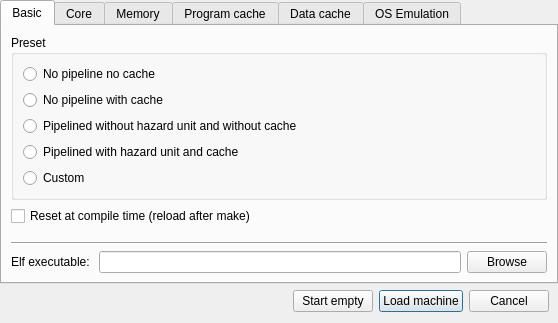
<?xml version="1.0" encoding="UTF-8"?>
<ui version="4.0">
 <class>NewDialog</class>
 <widget class="QDialog" name="NewDialog">
  <property name="geometry">
   <rect>
    <x>0</x>
    <y>0</y>
    <width>558</width>
    <height>323</height>
   </rect>
  </property>
  <property name="windowTitle">
   <string>Dialog</string>
  </property>
  <property name="modal">
   <bool>true</bool>
  </property>
  <layout class="QVBoxLayout" name="verticalLayout">
   <property name="leftMargin">
    <number>0</number>
   </property>
   <property name="topMargin">
    <number>0</number>
   </property>
   <property name="rightMargin">
    <number>0</number>
   </property>
   <item>
    <widget class="QTabWidget" name="tabWidget">
     <property name="currentIndex">
      <number>0</number>
     </property>
     <widget class="QWidget" name="tab">
      <attribute name="title">
       <string>Basic</string>
      </attribute>
      <layout class="QVBoxLayout" name="verticalLayout_5">
       <item>
        <widget class="QGroupBox" name="preset_box">
         <property name="title">
          <string>Preset</string>
         </property>
         <layout class="QVBoxLayout" name="verticalLayout_6">
          <item>
           <widget class="QRadioButton" name="preset_no_pipeline">
            <property name="text">
             <string>No pipeline no cache</string>
            </property>
           </widget>
          </item>
          <item>
           <widget class="QRadioButton" name="preset_no_pipeline_cache">
            <property name="text">
             <string>No pipeline with cache</string>
            </property>
           </widget>
          </item>
          <item>
           <widget class="QRadioButton" name="preset_pipelined_bare">
            <property name="text">
             <string>Pipelined without hazard unit and without cache</string>
            </property>
           </widget>
          </item>
          <item>
           <widget class="QRadioButton" name="preset_pipelined">
            <property name="text">
             <string>Pipelined with hazard unit and cache</string>
            </property>
           </widget>
          </item>
          <item>
           <widget class="QRadioButton" name="preset_custom">
            <property name="text">
             <string>Custom</string>
            </property>
           </widget>
          </item>
         </layout>
        </widget>
       </item>
       <item>
        <widget class="QCheckBox" name="reset_at_compile">
         <property name="text">
          <string>Reset at compile time (reload after make)</string>
         </property>
        </widget>
       </item>
       <item>
        <spacer name="verticalSpacer_3">
         <property name="orientation">
          <enum>Qt::Vertical</enum>
         </property>
         <property name="sizeHint" stdset="0">
          <size>
           <width>20</width>
           <height>40</height>
          </size>
         </property>
        </spacer>
       </item>
       <item>
        <widget class="Line" name="line_2">
         <property name="orientation">
          <enum>Qt::Horizontal</enum>
         </property>
        </widget>
       </item>
       <item>
        <layout class="QHBoxLayout" name="horizontalLayout_3">
         <item>
          <widget class="QLabel" name="label">
           <property name="text">
            <string>Elf executable: </string>
           </property>
          </widget>
         </item>
         <item>
          <widget class="QLineEdit" name="elf_file"/>
         </item>
         <item>
          <widget class="QPushButton" name="pushButton_browse">
           <property name="text">
            <string>Browse</string>
           </property>
          </widget>
         </item>
        </layout>
       </item>
      </layout>
     </widget>
     <widget class="QWidget" name="tab_core">
      <attribute name="title">
       <string>Core</string>
      </attribute>
      <layout class="QVBoxLayout" name="verticalLayout_2">
       <property name="sizeConstraint">
        <enum>QLayout::SetDefaultConstraint</enum>
       </property>
       <item>
        <widget class="QCheckBox" name="pipelined">
         <property name="text">
          <string>Pipelined</string>
         </property>
        </widget>
       </item>
       <item>
        <widget class="QCheckBox" name="delay_slot">
         <property name="text">
          <string>Delay slot</string>
         </property>
        </widget>
       </item>
       <item>
        <widget class="QGroupBox" name="hazard_unit">
         <property name="title">
          <string>Hazard unit</string>
         </property>
         <property name="checkable">
          <bool>true</bool>
         </property>
         <property name="checked">
          <bool>false</bool>
         </property>
         <layout class="QVBoxLayout" name="verticalLayout_3">
          <item>
           <widget class="QRadioButton" name="hazard_stall">
            <property name="text">
             <string>Stall when hazard is detected</string>
            </property>
           </widget>
          </item>
          <item>
           <widget class="QRadioButton" name="hazard_stall_forward">
            <property name="text">
             <string>Stall or forward when hazard is detected</string>
            </property>
            <property name="checked">
             <bool>true</bool>
            </property>
           </widget>
          </item>
         </layout>
        </widget>
       </item>
       <item>
        <spacer name="verticalSpacer">
         <property name="orientation">
          <enum>Qt::Vertical</enum>
         </property>
         <property name="sizeHint" stdset="0">
          <size>
           <width>20</width>
           <height>40</height>
          </size>
         </property>
        </spacer>
       </item>
      </layout>
     </widget>
     <widget class="QWidget" name="tab_memory">
      <attribute name="title">
       <string>Memory</string>
      </attribute>
      <layout class="QVBoxLayout" name="verticalLayout_4">
       <item>
        <widget class="QCheckBox" name="mem_protec_write">
         <property name="text">
          <string>Program memory write protection</string>
         </property>
        </widget>
       </item>
       <item>
        <widget class="QCheckBox" name="mem_protec_exec">
         <property name="text">
          <string>Data memory executable protection</string>
         </property>
        </widget>
       </item>
       <item>
        <widget class="QGroupBox" name="groupBox">
         <property name="title">
          <string>Access time (in cycles)</string>
         </property>
         <layout class="QFormLayout" name="formLayout">
          <item row="0" column="0">
           <widget class="QLabel" name="label_read">
            <property name="text">
             <string>Read:</string>
            </property>
           </widget>
          </item>
          <item row="0" column="1">
           <widget class="QSpinBox" name="mem_time_read">
            <property name="minimum">
             <number>1</number>
            </property>
            <property name="maximum">
             <number>999999999</number>
            </property>
           </widget>
          </item>
          <item row="1" column="0">
           <widget class="QLabel" name="label_write">
            <property name="text">
             <string>Write:</string>
            </property>
           </widget>
          </item>
          <item row="1" column="1">
           <widget class="QSpinBox" name="mem_time_write">
            <property name="minimum">
             <number>1</number>
            </property>
            <property name="maximum">
             <number>999999999</number>
            </property>
           </widget>
          </item>
          <item row="2" column="0">
           <widget class="QLabel" name="label_burts">
            <property name="text">
             <string>Burst:</string>
            </property>
           </widget>
          </item>
          <item row="2" column="1">
           <widget class="QSpinBox" name="mem_time_burst">
            <property name="minimum">
             <number>0</number>
            </property>
            <property name="maximum">
             <number>999999999</number>
            </property>
           </widget>
          </item>
         </layout>
        </widget>
       </item>
       <item>
        <spacer name="verticalSpacer_2">
         <property name="orientation">
          <enum>Qt::Vertical</enum>
         </property>
         <property name="sizeHint" stdset="0">
          <size>
           <width>20</width>
           <height>40</height>
          </size>
         </property>
        </spacer>
       </item>
      </layout>
     </widget>
     <widget class="QWidget" name="tab_cache_program">
      <attribute name="title">
       <string>Program cache</string>
      </attribute>
     </widget>
     <widget class="QWidget" name="tab_cache_data">
      <attribute name="title">
       <string>Data cache</string>
      </attribute>
     </widget>
     <widget class="QWidget" name="tab_os_emulation">
      <property name="enabled">
       <bool>true</bool>
      </property>
      <attribute name="title">
       <string>OS Emulation</string>
      </attribute>
      <layout class="QVBoxLayout" name="verticalLayout_7">
       <item>
        <widget class="QCheckBox" name="osemu_enable">
         <property name="text">
          <string>Enable emulation of operating system services</string>
         </property>
         <property name="checked">
          <bool>true</bool>
         </property>
        </widget>
       </item>
       <item>
        <widget class="QCheckBox" name="osemu_known_syscall_stop">
         <property name="text">
          <string>Stop on known system call</string>
         </property>
         <property name="checked">
          <bool>true</bool>
         </property>
        </widget>
       </item>
       <item>
        <widget class="QCheckBox" name="osemu_unknown_syscall_stop">
         <property name="text">
          <string>Stop on unknown system call</string>
         </property>
         <property name="checked">
          <bool>true</bool>
         </property>
        </widget>
       </item>
       <item>
        <widget class="QCheckBox" name="osemu_interrupt_stop">
         <property name="text">
          <string>Stop on interrupt entry</string>
         </property>
         <property name="checked">
          <bool>true</bool>
         </property>
        </widget>
       </item>
       <item>
        <widget class="QCheckBox" name="osemu_exception_stop">
         <property name="text">
          <string>Stop and step over exceptions (overflow, etc.)</string>
         </property>
         <property name="checked">
          <bool>true</bool>
         </property>
        </widget>
       </item>
       <item>
        <layout class="QHBoxLayout" name="horizontalLayout">
         <item>
          <widget class="QLabel" name="label_fs_root">
           <property name="text">
            <string>Filesystem root:</string>
           </property>
          </widget>
         </item>
         <item>
          <widget class="QLineEdit" name="osemu_fs_root"/>
         </item>
         <item>
          <widget class="QPushButton" name="osemu_fs_root_browse">
           <property name="text">
            <string>Browse</string>
           </property>
          </widget>
         </item>
        </layout>
       </item>
       <item>
        <spacer name="verticalSpacer_4">
         <property name="orientation">
          <enum>Qt::Vertical</enum>
         </property>
         <property name="sizeHint" stdset="0">
          <size>
           <width>21</width>
           <height>40</height>
          </size>
         </property>
        </spacer>
       </item>
      </layout>
     </widget>
    </widget>
   </item>
   <item>
    <layout class="QHBoxLayout" name="horizontalLayout_2">
     <property name="leftMargin">
      <number>9</number>
     </property>
     <property name="topMargin">
      <number>0</number>
     </property>
     <property name="rightMargin">
      <number>9</number>
     </property>
     <property name="bottomMargin">
      <number>0</number>
     </property>
     <item>
      <spacer name="horizontalSpacer">
       <property name="orientation">
        <enum>Qt::Horizontal</enum>
       </property>
       <property name="sizeHint" stdset="0">
        <size>
         <width>40</width>
         <height>20</height>
        </size>
       </property>
      </spacer>
     </item>
     <item>
      <widget class="QPushButton" name="pushButton_start_empty">
       <property name="text">
        <string>Start empty</string>
       </property>
      </widget>
     </item>
     <item>
      <widget class="QPushButton" name="pushButton_load">
       <property name="text">
        <string>Load machine</string>
       </property>
       <property name="default">
        <bool>true</bool>
       </property>
      </widget>
     </item>
     <item>
      <widget class="QPushButton" name="pushButton_cancel">
       <property name="text">
        <string>Cancel</string>
       </property>
      </widget>
     </item>
    </layout>
   </item>
  </layout>
 </widget>
 <resources/>
 <connections/>
</ui>
